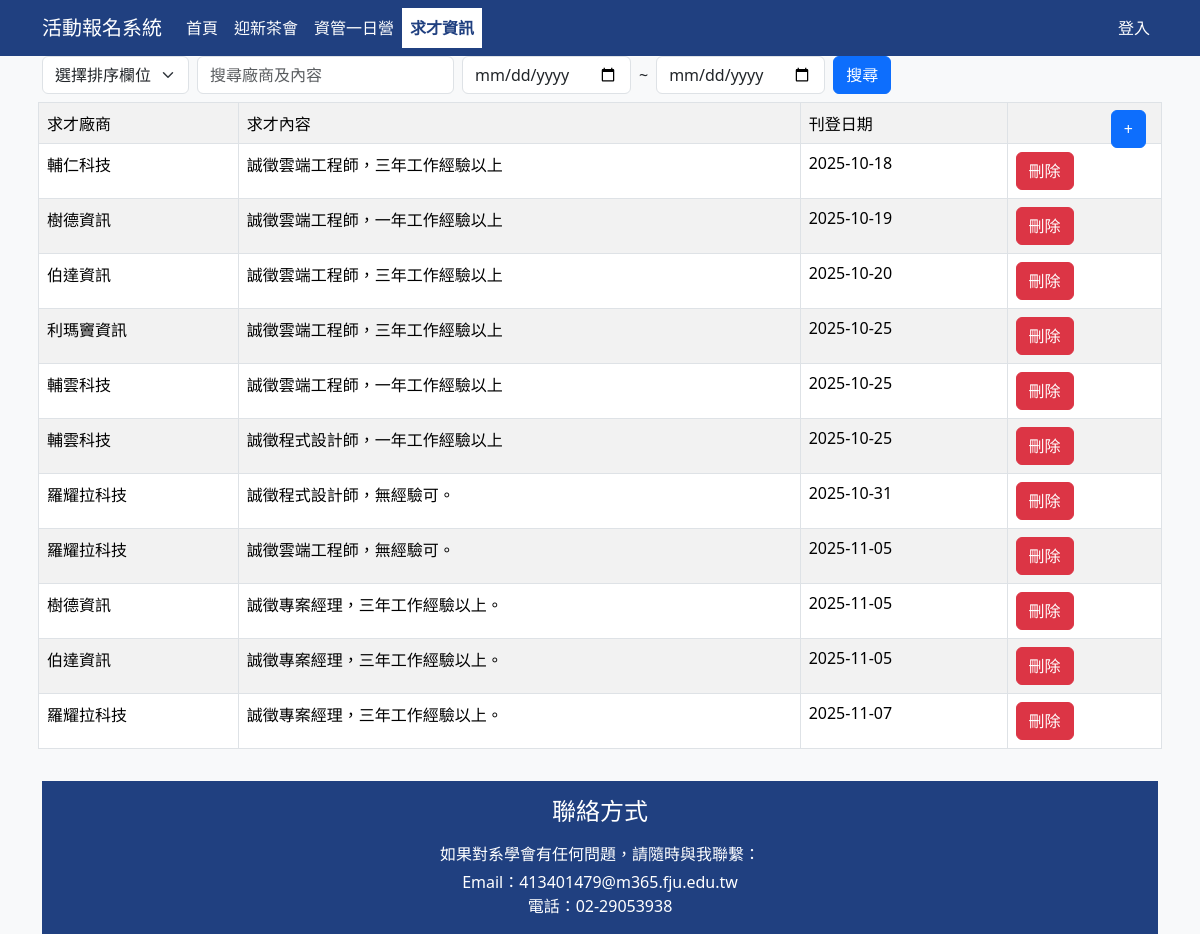
Page /job.php on the committed database.
### tables this page shows
CREATE TABLE `job` (
  `postid` int(11) NOT NULL,
  `company` varchar(45) NOT NULL,
  `content` text NOT NULL,
  `pdate` date NOT NULL
);

### job.php (the view, shortened to what this page needs)
<link href="https://cdn.jsdelivr.net/npm/bootstrap@5.3.8/dist/css/bootstrap.min.css" rel="stylesheet">
    <link rel="stylesheet" href="https://cdn.datatables.net/2.0.8/css/dataTables.bootstrap5.css">
<?php
require_once "header.php";
try {
  require_once 'db.php';
  $searchtxt = mysqli_real_escape_string($conn, $_POST["searchtxt"] ?? "");
  $date_start = $_POST["date_start"] ?? "";
  $date_end = $_POST["date_end"] ?? "";
  $sql = "select * from job";
  $result = mysqli_query($conn, $sql);
?>
<div class="container">
<form action="job.php" method="post">
  <div class="row g-2 align-items-center mb-2">
    <div class="col-auto">
      <select name="order" aria-label="選擇排序欄位" class="form-select">
        <option selected value="">選擇排序欄位</option>
      </select>
    </div>
    <div class="col-auto">
      <input placeholder="搜尋廠商及內容" value="<?=htmlspecialchars($searchtxt)?>" type="text" name="searchtxt" class="form-control">
    </div>
    <div class="col-auto">
      <input type="date" name="date_start" class="form-control" value="<?=htmlspecialchars($date_start)?>" placeholder="起始日期">
    </div>
    <div class="col-auto">
      <span>~</span>
    </div>
    <div class="col-auto">
      <input type="date" name="date_end" class="form-control" value="<?=htmlspecialchars($date_end)?>" placeholder="結束日期">
    </div>
    <div class="col-auto">
      <input class="btn btn-primary" type="submit" value="搜尋">
    </div>
    <div class="container position-relative">
<a href="job_insert.php" class="btn btn-primary position-absolute" style="top: 1rem; right: 1rem;">+</a>
  </div>
</form>
<table class="table table-bordered table-striped">
 <tr>
  <td>求才廠商</td>
  <td>求才內容</td>
  <td>刊登日期</td>
  <td></td>
 </tr>
 <?php
 while($row = mysqli_fetch_assoc($result)) {?>
 <tr>
  <td><?=$row["company"]?></td>
  <td><?=$row["content"]?></td>
  <td><?=$row["pdate"]?></td>
  <td><a href="job_delete.php?postid=<?=$row['postid']?>" class="btn btn-danger">刪除</a></td>
 </tr>
 <?php
  }
 ?>
</table>
</div>
<?php
}
catch(Exception $e) {
  echo 'Message: ' .$e->getMessage();
}
require_once "footer.php";
?>

### header.php (shortened to what this page needs)
<?php
function nav_active($file) {
    $current = basename($_SERVER['PHP_SELF']);
    return $current === $file ? ' active' : '';
}
?>
<!DOCTYPE html>
<html lang="zh-Hant">
<head>
    <link href="https://cdn.jsdelivr.net/npm/bootstrap@5.3.8/dist/css/bootstrap.min.css" rel="stylesheet">
    <link rel="stylesheet" href="https://cdn.datatables.net/2.0.8/css/dataTables.bootstrap5.css">
    <link rel="stylesheet" href="custom.css" />
</head>
<body class="bg-light">
  <nav class="navbar navbar-expand-lg custom-bg">
    <div class="container">
      <a class="navbar-brand" href="index.php">活動報名系統</a>
      <div class="collapse navbar-collapse" id="navbarNav">
        <ul class="navbar-nav me-auto mb-2 mb-lg-0">
          <li class="nav-item">
            <a class="nav-link<?=nav_active('index.php')?>" aria-current="page" href="index.php">首頁</a>
          </li>
          <li class="nav-item">
            <a class="nav-link<?=nav_active('status.php')?>" href="status.php">迎新茶會</a>
          </li>
          <li class="nav-item">
            <a class="nav-link<?=nav_active('conference.php')?>" href="conference.php">資管一日營</a>
          </li>
          <li class="nav-item">
            <a class="nav-link<?=nav_active('job.php')?>" href="job.php">求才資訊</a>
          </li>
        </ul>
        <ul class="navbar-nav mb-2 mb-lg-0">
        <?php if(isset($_SESSION['account'])): ?>
          <li class="nav-item">
            <a class="nav-link" href="logout.php">登出</a>
          </li>
        <?php else: ?>
          <li class="nav-item">
            <a class="nav-link" href="login.php">登入</a>
          </li>
        <?php endif; ?>
      </ul>
      </div>
    </div>
  </nav>

### footer.php (shortened to what this page needs)
<footer class="footer mt-auto py-3 custom-bg">
    <div class="container text-center">
        <h4 class="mb-3">聯絡方式</h4>
        <p class="mb-1">如果對系學會有任何問題，請隨時與我聯繫：</p>
        <ul class="list-unstyled mb-0">
            <li>Email：413401479@m365.fju.edu.tw</li>
            <li>電話：02-29053938</li>
        </ul>
    </div>
</footer>
</body>
</html>

### custom.css (style rules this page uses)
.custom-bg { background-color: #204080 !important; color: #fff !important; }
.custom-bg .navbar-nav .nav-link, .custom-bg .navbar-brand, .custom-bg .navbar-toggler { color: #fff !important; }
.custom-bg .navbar-nav .nav-link.active { font-weight: bold; color: #204080 !important; background: #fff !important; }

### rows in the picture
job: company "輔仁科技", content "誠徵雲端工程師，三年工作經驗以上", pdate "2025-10-18"
job: company "樹德資訊", content "誠徵雲端工程師，一年工作經驗以上", pdate "2025-10-19"
job: company "伯達資訊", content "誠徵雲端工程師，三年工作經驗以上", pdate "2025-10-20"
job: company "利瑪竇資訊", content "誠徵雲端工程師，三年工作經驗以上", pdate "2025-10-25"
job: company "輔雲科技", content "誠徵雲端工程師，一年工作經驗以上", pdate "2025-10-25"
job: company "輔雲科技", content "誠徵程式設計師，一年工作經驗以上", pdate "2025-10-25"
job: company "羅耀拉科技", content "誠徵程式設計師，無經驗可。", pdate "2025-10-31"
job: company "羅耀拉科技", content "誠徵雲端工程師，無經驗可。", pdate "2025-11-05"
job: company "樹德資訊", content "誠徵專案經理，三年工作經驗以上。", pdate "2025-11-05"
job: company "伯達資訊", content "誠徵專案經理，三年工作經驗以上。", pdate "2025-11-05"
job: company "羅耀拉科技", content "誠徵專案經理，三年工作經驗以上。", pdate "2025-11-07"
